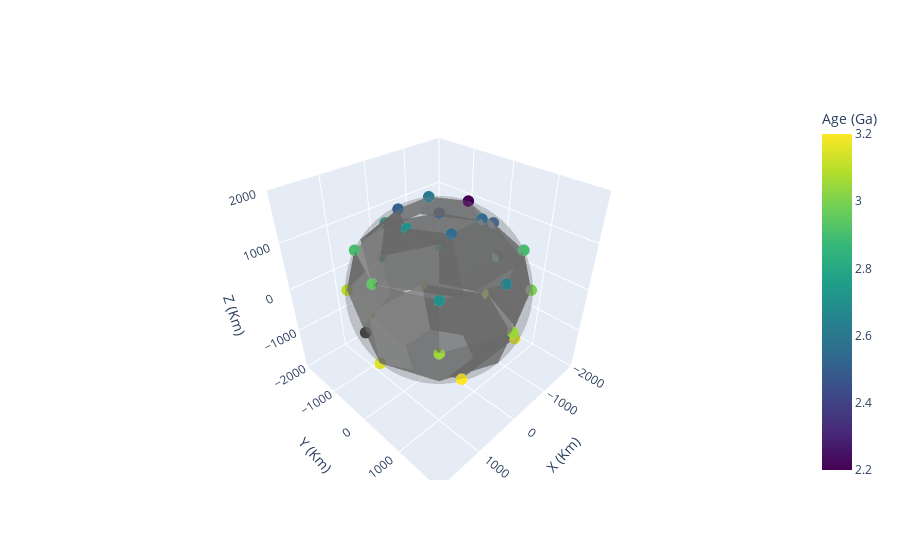
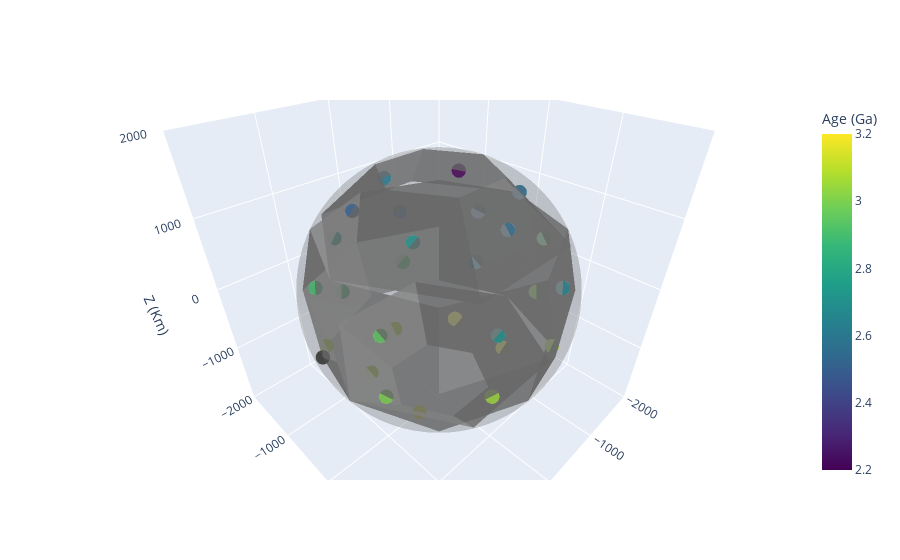
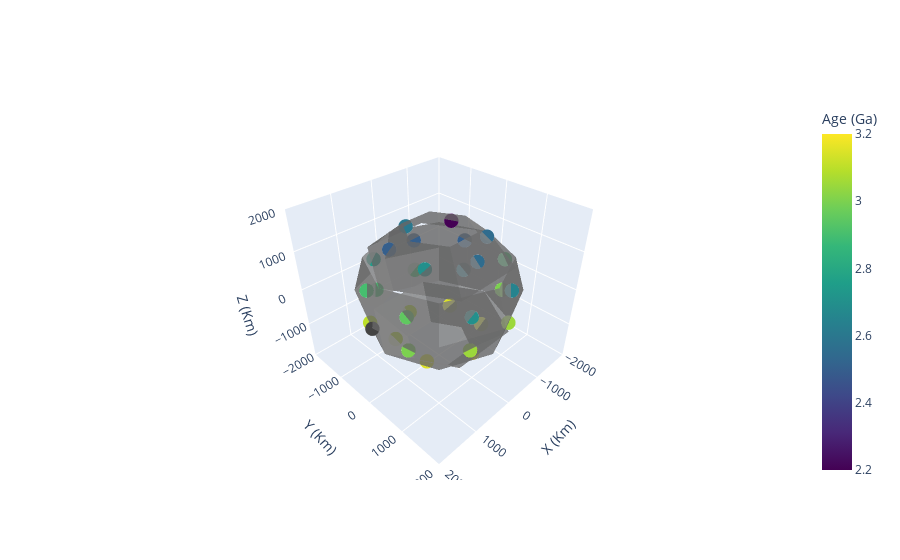

Source (notebook cell) for these figures, in order:
### Code cell
import plotly.graph_objects as go

# Plot points onto sphere

surface = go.Surface(x=x_sphere, y=y_sphere, z=z_sphere, opacity=0.2, colorscale=[[0, 'gray'], [1, 'gray']], showscale=False)
axlim = 2000 #Defines the max and min values of axis to ensure moon is large in the plot. 

# Manually entering all the age data calculated from crater frequency
age_data = [2.2,2.6,2.5,2.7,2.55,2.55,2.5,2.5,2.75,2.9,2.95,2.7,2.65,2.9,2.6,2.9,2.9,3.1,3.0,3.05,3.05,3.0,3.15,3.1,3.1,3.15,3.2,3.15]
avg_moon_age = Average(age_data)
print('The average age of the moon is ' +str(np.round(avg_moon_age,3)),'Ga')
# Plotting the 'rectangles' corresponding to each image. 
rectangles = [] #Empty array to hold all 29 image 'rectangles'.
for f in range(29): 
    
    # Create a 3D Mesh for each image 'rectangle'. 
    rectangle = go.Mesh3d(
        x=x1[f],
        y=y1[f],
        z=z1[f],

        color ='grey',
        opacity=0.8,
        flatshading=True
    )
    rectangles.append(rectangle) 

scatter = go.Scatter3d(
    x=x, y=y, z=z,
    mode='markers',
    marker=dict(
        size=4,
        color=age_data,  # Use point values for coloring.
        colorscale='Viridis',  # Color scale.
        colorbar=dict(title='Age (Ga)'),
        showscale=True
    )
)

scatter2 = go.Scatter3d(
    x=rect_centres[:,0], y=rect_centres[:,1], z=rect_centres[:,2],
    mode='markers',
    marker=dict(
        size=5,
        color=age_data,  # Use point values for coloring.
        colorscale='Viridis',  # Color scale.
        colorbar=dict(title='Age (Ga)'),
        showscale=True
    )
)

# Plot everything on a single interactive plot.

# First plot shows grey quadrilaterals that correspond to images, also shows a grey sphere with radius = radius of moon to show how the,
#, do not properly fit an ideal sphere, coloured points on top left corner of each quadrilateral shows the age of that subsection of the moon.
fig = go.Figure(data=[scatter, surface]+rectangles)
fig.update_layout(scene=dict(
                    xaxis=dict(nticks=4, range=[-axlim, axlim]), # Stops the axis from being crowded with numbers and becoming unclear.
                    yaxis=dict(nticks=4, range=[-axlim, axlim]),
                    zaxis=dict(nticks=4, range=[-axlim, axlim]),
                    xaxis_title='X (Km)',
                    yaxis_title='Y (Km)',
                    zaxis_title='Z (Km)'))
fig.show()

# Second plot is very similar to the first except the points have been moved fron the corner of the quadrilaterals to the centre to make it,
#, clearer which point corresponds to each surface.
fig = go.Figure(data=[scatter2, surface]+rectangles)
fig.update_layout(scene=dict(
                    xaxis=dict(nticks=4, range=[-axlim, axlim]), # Stops the axis from being crowded with numbers and becoming unclear
                    yaxis=dict(nticks=4, range=[-axlim, axlim]),
                    zaxis=dict(nticks=4, range=[-axlim, axlim]),
                    xaxis_title='X (Km)',
                    yaxis_title='Y (Km)',
                    zaxis_title='Z (Km)'))
fig.show()

# Third image is very similar to second except now the perfect grey sphere has been removed from the plot; note this disjpinted shape,
#, in the plot is not the actual shape of the moon it just a result of taking 2D images of a 3D object and then converting them back to 3D. 
fig = go.Figure(data=[scatter2]+rectangles)
fig.update_layout(scene=dict(
                    xaxis=dict(nticks=4, range=[-axlim, axlim]), # Stops the axis from being crowded with numbers and becoming unclear
                    yaxis=dict(nticks=4, range=[-axlim, axlim]),
                    zaxis=dict(nticks=4, range=[-axlim, axlim]),
                    xaxis_title='X (Km)',
                    yaxis_title='Y (Km)',
                    zaxis_title='Z (Km)'))
fig.show()

### Figure 1 — Plotly figure (JSON) as saved in the notebook; plotly's stock layout.template omitted (floating-point values rounded to 4 significant figures; data arrays with more than 128 entries replaced by an {"elided": "..."} marker saying what was removed)
{"data": [{"marker": {"color": [2.2, 2.6, 2.5, 2.7, 2.55, 2.55, 2.5, 2.5, 2.75, 2.9, 2.95, 2.7, 2.65, 2.9, 2.6, 2.9, 2.9, 3.1, 3, 3.05, 3.05, 3, 3.15, 3.1, 3.1, 3.15, 3.2, 3.15], "colorbar": {"title": {"text": "Age (Ga)"}}, "colorscale": [[0, "#440154"], [0.1111, "#482878"], [0.2222, "#3e4989"], [0.3333, "#31688e"], [0.4444, "#26828e"], [0.5556, "#1f9e89"], [0.6667, "#35b779"], [0.7778, "#6ece58"], [0.8889, "#b5de2b"], [1, "#fde725"]], "showscale": true, "size": 4}, "mode": "markers", "type": "scatter3d", "x": [-734.5, -367.3, 367.3, 734.5, 367.3, -367.3, -1505.0, -1064.0, 9.216e-14, 1064.0, 1505.0, 1064.0, 9.216e-14, -1064.0, -1738, -1229.0, 1.064e-13, 1229.0, 1738, 1229.0, 1.064e-13, -1229.0, -1505.0, -752.6, 752.6, 1505.0, 752.6, -752.6, 1738], "y": [-8.995e-14, -636.1, -636.1, 0, 636.1, 636.1, -1.843e-13, -1064.0, -1505.0, -1064.0, 0, 1064.0, 1505.0, 1064.0, -2.128e-13, -1229.0, -1738, -1229.0, 0, 1229.0, 1738, 1229.0, -1.843e-13, -1304.0, -1304.0, 0, 1304.0, 1304.0, 0], "z": [1575.0, 1575.0, 1575.0, 1575.0, 1575.0, 1575.0, 869.0, 869.0, 869.0, 869.0, 869.0, 869.0, 869.0, 869.0, 0, 0, 0, 0, 0, 0, 0, 0, -869.0, -869.0, -869.0, -869.0, -869.0, -869.0, 0]}, {"colorscale": [[0, "gray"], [1, "gray"]], "opacity": 0.2, "showscale": false, "type": "surface", "x": {"elided": "100x50 float values"}, "y": {"elided": "100x50 float values"}, "z": {"elided": "100x50 float values"}}, {"color": "grey", "flatshading": true, "opacity": 0.8, "type": "mesh3d", "x": [-734.5, -367.3, -1505.0, -752.6], "y": [-8.995e-14, -636.1, -1.843e-13, -1304.0], "z": [1575.0, 1575.0, 869.0, 869.0]}, {"color": "grey", "flatshading": true, "opacity": 0.8, "type": "mesh3d", "x": [-367.3, 367.3, -752.6, 752.6], "y": [-636.1, -636.1, -1304.0, -1304.0], "z": [1575.0, 1575.0, 869.0, 869.0]}, {"color": "grey", "flatshading": true, "opacity": 0.8, "type": "mesh3d", "x": [367.3, 734.5, 752.6, 1505.0], "y": [-636.1, 0, -1304.0, 0], "z": [1575.0, 1575.0, 869.0, 869.0]}, {"color": "grey", "flatshading": true, "opacity": 0.8, "type": "mesh3d", "x": [734.5, 367.3, 1505.0, 752.6], "y": [0, 636.1, 0, 1304.0], "z": [1575.0, 1575.0, 869.0, 869.0]}, {"color": "grey", "flatshading": true, "opacity": 0.8, "type": "mesh3d", "x": [367.3, -367.3, 752.6, -752.6], "y": [636.1, 636.1, 1304.0, 1304.0], "z": [1575.0, 1575.0, 869.0, 869.0]}, {"color": "grey", "flatshading": true, "opacity": 0.8, "type": "mesh3d", "x": [-367.3, -734.5, -752.6, -1505.0], "y": [636.1, 8.995e-14, 1304.0, 1.843e-13], "z": [1575.0, 1575.0, 869.0, 869.0]}, {"color": "grey", "flatshading": true, "opacity": 0.8, "type": "mesh3d", "x": [-1505.0, -1064.0, -1738, -1229.0], "y": [-1.843e-13, -1064.0, -2.128e-13, -1229.0], "z": [869.0, 869.0, 0, 0]}, {"color": "grey", "flatshading": true, "opacity": 0.8, "type": "mesh3d", "x": [-1064.0, 9.216e-14, -1229.0, 1.064e-13], "y": [-1064.0, -1505.0, -1229.0, -1738], "z": [869.0, 869.0, 0, 0]}, {"color": "grey", "flatshading": true, "opacity": 0.8, "type": "mesh3d", "x": [9.216e-14, 1064.0, 1.064e-13, 1229.0], "y": [-1505.0, -1064.0, -1738, -1229.0], "z": [869.0, 869.0, 0, 0]}, {"color": "grey", "flatshading": true, "opacity": 0.8, "type": "mesh3d", "x": [1064.0, 1505.0, 1229.0, 1738], "y": [-1064.0, 0, -1229.0, 0], "z": [869.0, 869.0, 0, 0]}, {"color": "grey", "flatshading": true, "opacity": 0.8, "type": "mesh3d", "x": [1505.0, 1064.0, 1738, 1229.0], "y": [0, 1064.0, 0, 1229.0], "z": [869.0, 869.0, 0, 0]}, {"color": "grey", "flatshading": true, "opacity": 0.8, "type": "mesh3d", "x": [1064.0, 9.216e-14, 1229.0, 1.064e-13], "y": [1064.0, 1505.0, 1229.0, 1738], "z": [869.0, 869.0, 0, 0]}, {"color": "grey", "flatshading": true, "opacity": 0.8, "type": "mesh3d", "x": [9.216e-14, -1064.0, 1.064e-13, -1229.0], "y": [1505.0, 1064.0, 1738, 1229.0], "z": [869.0, 869.0, 0, 0]}, {"color": "grey", "flatshading": true, "opacity": 0.8, "type": "mesh3d", "x": [-1064.0, -1505.0, -1229.0, -1738], "y": [1064.0, 1.843e-13, 1229.0, 2.128e-13], "z": [869.0, 869.0, 0, 0]}, {"color": "grey", "flatshading": true, "opacity": 0.8, "type": "mesh3d", "x": [-1738, -1229.0, -1505.0, -1064.0], "y": [-2.128e-13, -1229.0, -1.843e-13, -1064.0], "z": [0, 0, -869.0, -869.0]}, {"color": "grey", "flatshading": true, "opacity": 0.8, "type": "mesh3d", "x": [-1229.0, 1.064e-13, -1064.0, 9.216e-14], "y": [-1229.0, -1738, -1064.0, -1505.0], "z": [0, 0, -869.0, -869.0]}, {"color": "grey", "flatshading": true, "opacity": 0.8, "type": "mesh3d", "x": [1.064e-13, 1229.0, 9.216e-14, 1064.0], "y": [-1738, -1229.0, -1505.0, -1064.0], "z": [0, 0, -869.0, -869.0]}, {"color": "grey", "flatshading": true, "opacity": 0.8, "type": "mesh3d", "x": [1229.0, 1738, 1064.0, 1505.0], "y": [-1229.0, 0, -1064.0, 0], "z": [0, 0, -869.0, -869.0]}, {"color": "grey", "flatshading": true, "opacity": 0.8, "type": "mesh3d", "x": [1738, 1229.0, 1505.0, 1064.0], "y": [0, 1229.0, 0, 1064.0], "z": [0, 0, -869.0, -869.0]}, {"color": "grey", "flatshading": true, "opacity": 0.8, "type": "mesh3d", "x": [1229.0, 1.064e-13, 1064.0, 9.216e-14], "y": [1229.0, 1738, 1064.0, 1505.0], "z": [0, 0, -869.0, -869.0]}, {"color": "grey", "flatshading": true, "opacity": 0.8, "type": "mesh3d", "x": [1.064e-13, -1229.0, 9.216e-14, -1064.0], "y": [1738, 1229.0, 1505.0, 1064.0], "z": [0, 0, -869.0, -869.0]}, {"color": "grey", "flatshading": true, "opacity": 0.8, "type": "mesh3d", "x": [-1229.0, -1738, -1064.0, -1505.0], "y": [1229.0, 2.128e-13, 1064.0, 1.843e-13], "z": [0, 0, -869.0, -869.0]}, {"color": "grey", "flatshading": true, "opacity": 0.8, "type": "mesh3d", "x": [-1505.0, -752.6, -734.5, -367.3], "y": [-1.843e-13, -1304.0, -8.995e-14, -636.1], "z": [-869.0, -869.0, -1575.0, -1575.0]}, {"color": "grey", "flatshading": true, "opacity": 0.8, "type": "mesh3d", "x": [-752.6, 752.6, -367.3, 367.3], "y": [-1304.0, -1304.0, -636.1, -636.1], "z": [-869.0, -869.0, -1575.0, -1575.0]}, {"color": "grey", "flatshading": true, "opacity": 0.8, "type": "mesh3d", "x": [752.6, 1505.0, 367.3, 734.5], "y": [-1304.0, 0, -636.1, 0], "z": [-869.0, -869.0, -1575.0, -1575.0]}, {"color": "grey", "flatshading": true, "opacity": 0.8, "type": "mesh3d", "x": [1505.0, 752.6, 734.5, 367.3], "y": [0, 1304.0, 0, 636.1], "z": [-869.0, -869.0, -1575.0, -1575.0]}, {"color": "grey", "flatshading": true, "opacity": 0.8, "type": "mesh3d", "x": [752.6, -752.6, 367.3, -367.3], "y": [1304.0, 1304.0, 636.1, 636.1], "z": [-869.0, -869.0, -1575.0, -1575.0]}, {"color": "grey", "flatshading": true, "opacity": 0.8, "type": "mesh3d", "x": [-752.6, -1505.0, -367.3, -734.5], "y": [1304.0, 1.843e-13, 636.1, 8.995e-14], "z": [-869.0, -869.0, -1575.0, -1575.0]}, {"color": "grey", "flatshading": true, "opacity": 0.8, "type": "mesh3d", "x": [1738, 1738, 1738, 1738], "y": [0, 0, 0, 0], "z": [0, 0, 0, 0]}], "layout": {"autosize": true, "scene": {"aspectmode": "auto", "aspectratio": {"x": 1.0, "y": 1.0, "z": 1.0}, "xaxis": {"nticks": 4, "range": [-2000, 2000], "title": {"text": "X (Km)"}, "type": "linear"}, "yaxis": {"nticks": 4, "range": [-2000, 2000], "title": {"text": "Y (Km)"}, "type": "linear"}, "zaxis": {"nticks": 4, "range": [-2000, 2000], "title": {"text": "Z (Km)"}, "type": "linear"}}}}

### Figure 2 — Plotly figure (JSON) as saved in the notebook; plotly's stock layout.template omitted (floating-point values rounded to 4 significant figures; data arrays with more than 128 entries replaced by an {"elided": "..."} marker saying what was removed)
{"data": [{"marker": {"color": [2.2, 2.6, 2.5, 2.7, 2.55, 2.55, 2.5, 2.5, 2.75, 2.9, 2.95, 2.7, 2.65, 2.9, 2.6, 2.9, 2.9, 3.1, 3, 3.05, 3.05, 3, 3.15, 3.1, 3.1, 3.15, 3.2, 3.15], "colorbar": {"title": {"text": "Age (Ga)"}}, "colorscale": [[0, "#440154"], [0.1111, "#482878"], [0.2222, "#3e4989"], [0.3333, "#31688e"], [0.4444, "#26828e"], [0.5556, "#1f9e89"], [0.6667, "#35b779"], [0.7778, "#6ece58"], [0.8889, "#b5de2b"], [1, "#fde725"]], "showscale": true, "size": 5}, "mode": "markers", "type": "scatter3d", "x": [-839.9, 1.421e-13, 839.9, 839.9, 1.137e-13, -839.9, -1384.0, -573.3, 573.3, 1384.0, 1384.0, 573.3, -573.3, -1384.0, -1384.0, -573.3, 573.3, 1384.0, 1384.0, 573.3, -573.3, -1384.0, -839.9, 1.279e-13, 839.9, 839.9, 1.279e-13, -839.9, 1738], "y": [-484.9, -969.8, -484.9, 484.9, 969.8, 484.9, -573.3, -1384.0, -1384.0, -573.3, 573.3, 1384.0, 1384.0, 573.3, -573.3, -1384.0, -1384.0, -573.3, 573.3, 1384.0, 1384.0, 573.3, -484.9, -969.8, -484.9, 484.9, 969.8, 484.9, 0], "z": [1222.0, 1222.0, 1222.0, 1222.0, 1222.0, 1222.0, 434.5, 434.5, 434.5, 434.5, 434.5, 434.5, 434.5, 434.5, -434.5, -434.5, -434.5, -434.5, -434.5, -434.5, -434.5, -434.5, -1222.0, -1222.0, -1222.0, -1222.0, -1222.0, -1222.0, 0]}, {"colorscale": [[0, "gray"], [1, "gray"]], "opacity": 0.2, "showscale": false, "type": "surface", "x": {"elided": "100x50 float values"}, "y": {"elided": "100x50 float values"}, "z": {"elided": "100x50 float values"}}, {"color": "grey", "flatshading": true, "opacity": 0.8, "type": "mesh3d", "x": [-734.5, -367.3, -1505.0, -752.6], "y": [-8.995e-14, -636.1, -1.843e-13, -1304.0], "z": [1575.0, 1575.0, 869.0, 869.0]}, {"color": "grey", "flatshading": true, "opacity": 0.8, "type": "mesh3d", "x": [-367.3, 367.3, -752.6, 752.6], "y": [-636.1, -636.1, -1304.0, -1304.0], "z": [1575.0, 1575.0, 869.0, 869.0]}, {"color": "grey", "flatshading": true, "opacity": 0.8, "type": "mesh3d", "x": [367.3, 734.5, 752.6, 1505.0], "y": [-636.1, 0, -1304.0, 0], "z": [1575.0, 1575.0, 869.0, 869.0]}, {"color": "grey", "flatshading": true, "opacity": 0.8, "type": "mesh3d", "x": [734.5, 367.3, 1505.0, 752.6], "y": [0, 636.1, 0, 1304.0], "z": [1575.0, 1575.0, 869.0, 869.0]}, {"color": "grey", "flatshading": true, "opacity": 0.8, "type": "mesh3d", "x": [367.3, -367.3, 752.6, -752.6], "y": [636.1, 636.1, 1304.0, 1304.0], "z": [1575.0, 1575.0, 869.0, 869.0]}, {"color": "grey", "flatshading": true, "opacity": 0.8, "type": "mesh3d", "x": [-367.3, -734.5, -752.6, -1505.0], "y": [636.1, 8.995e-14, 1304.0, 1.843e-13], "z": [1575.0, 1575.0, 869.0, 869.0]}, {"color": "grey", "flatshading": true, "opacity": 0.8, "type": "mesh3d", "x": [-1505.0, -1064.0, -1738, -1229.0], "y": [-1.843e-13, -1064.0, -2.128e-13, -1229.0], "z": [869.0, 869.0, 0, 0]}, {"color": "grey", "flatshading": true, "opacity": 0.8, "type": "mesh3d", "x": [-1064.0, 9.216e-14, -1229.0, 1.064e-13], "y": [-1064.0, -1505.0, -1229.0, -1738], "z": [869.0, 869.0, 0, 0]}, {"color": "grey", "flatshading": true, "opacity": 0.8, "type": "mesh3d", "x": [9.216e-14, 1064.0, 1.064e-13, 1229.0], "y": [-1505.0, -1064.0, -1738, -1229.0], "z": [869.0, 869.0, 0, 0]}, {"color": "grey", "flatshading": true, "opacity": 0.8, "type": "mesh3d", "x": [1064.0, 1505.0, 1229.0, 1738], "y": [-1064.0, 0, -1229.0, 0], "z": [869.0, 869.0, 0, 0]}, {"color": "grey", "flatshading": true, "opacity": 0.8, "type": "mesh3d", "x": [1505.0, 1064.0, 1738, 1229.0], "y": [0, 1064.0, 0, 1229.0], "z": [869.0, 869.0, 0, 0]}, {"color": "grey", "flatshading": true, "opacity": 0.8, "type": "mesh3d", "x": [1064.0, 9.216e-14, 1229.0, 1.064e-13], "y": [1064.0, 1505.0, 1229.0, 1738], "z": [869.0, 869.0, 0, 0]}, {"color": "grey", "flatshading": true, "opacity": 0.8, "type": "mesh3d", "x": [9.216e-14, -1064.0, 1.064e-13, -1229.0], "y": [1505.0, 1064.0, 1738, 1229.0], "z": [869.0, 869.0, 0, 0]}, {"color": "grey", "flatshading": true, "opacity": 0.8, "type": "mesh3d", "x": [-1064.0, -1505.0, -1229.0, -1738], "y": [1064.0, 1.843e-13, 1229.0, 2.128e-13], "z": [869.0, 869.0, 0, 0]}, {"color": "grey", "flatshading": true, "opacity": 0.8, "type": "mesh3d", "x": [-1738, -1229.0, -1505.0, -1064.0], "y": [-2.128e-13, -1229.0, -1.843e-13, -1064.0], "z": [0, 0, -869.0, -869.0]}, {"color": "grey", "flatshading": true, "opacity": 0.8, "type": "mesh3d", "x": [-1229.0, 1.064e-13, -1064.0, 9.216e-14], "y": [-1229.0, -1738, -1064.0, -1505.0], "z": [0, 0, -869.0, -869.0]}, {"color": "grey", "flatshading": true, "opacity": 0.8, "type": "mesh3d", "x": [1.064e-13, 1229.0, 9.216e-14, 1064.0], "y": [-1738, -1229.0, -1505.0, -1064.0], "z": [0, 0, -869.0, -869.0]}, {"color": "grey", "flatshading": true, "opacity": 0.8, "type": "mesh3d", "x": [1229.0, 1738, 1064.0, 1505.0], "y": [-1229.0, 0, -1064.0, 0], "z": [0, 0, -869.0, -869.0]}, {"color": "grey", "flatshading": true, "opacity": 0.8, "type": "mesh3d", "x": [1738, 1229.0, 1505.0, 1064.0], "y": [0, 1229.0, 0, 1064.0], "z": [0, 0, -869.0, -869.0]}, {"color": "grey", "flatshading": true, "opacity": 0.8, "type": "mesh3d", "x": [1229.0, 1.064e-13, 1064.0, 9.216e-14], "y": [1229.0, 1738, 1064.0, 1505.0], "z": [0, 0, -869.0, -869.0]}, {"color": "grey", "flatshading": true, "opacity": 0.8, "type": "mesh3d", "x": [1.064e-13, -1229.0, 9.216e-14, -1064.0], "y": [1738, 1229.0, 1505.0, 1064.0], "z": [0, 0, -869.0, -869.0]}, {"color": "grey", "flatshading": true, "opacity": 0.8, "type": "mesh3d", "x": [-1229.0, -1738, -1064.0, -1505.0], "y": [1229.0, 2.128e-13, 1064.0, 1.843e-13], "z": [0, 0, -869.0, -869.0]}, {"color": "grey", "flatshading": true, "opacity": 0.8, "type": "mesh3d", "x": [-1505.0, -752.6, -734.5, -367.3], "y": [-1.843e-13, -1304.0, -8.995e-14, -636.1], "z": [-869.0, -869.0, -1575.0, -1575.0]}, {"color": "grey", "flatshading": true, "opacity": 0.8, "type": "mesh3d", "x": [-752.6, 752.6, -367.3, 367.3], "y": [-1304.0, -1304.0, -636.1, -636.1], "z": [-869.0, -869.0, -1575.0, -1575.0]}, {"color": "grey", "flatshading": true, "opacity": 0.8, "type": "mesh3d", "x": [752.6, 1505.0, 367.3, 734.5], "y": [-1304.0, 0, -636.1, 0], "z": [-869.0, -869.0, -1575.0, -1575.0]}, {"color": "grey", "flatshading": true, "opacity": 0.8, "type": "mesh3d", "x": [1505.0, 752.6, 734.5, 367.3], "y": [0, 1304.0, 0, 636.1], "z": [-869.0, -869.0, -1575.0, -1575.0]}, {"color": "grey", "flatshading": true, "opacity": 0.8, "type": "mesh3d", "x": [752.6, -752.6, 367.3, -367.3], "y": [1304.0, 1304.0, 636.1, 636.1], "z": [-869.0, -869.0, -1575.0, -1575.0]}, {"color": "grey", "flatshading": true, "opacity": 0.8, "type": "mesh3d", "x": [-752.6, -1505.0, -367.3, -734.5], "y": [1304.0, 1.843e-13, 636.1, 8.995e-14], "z": [-869.0, -869.0, -1575.0, -1575.0]}, {"color": "grey", "flatshading": true, "opacity": 0.8, "type": "mesh3d", "x": [1738, 1738, 1738, 1738], "y": [0, 0, 0, 0], "z": [0, 0, 0, 0]}], "layout": {"autosize": true, "scene": {"aspectmode": "auto", "aspectratio": {"x": 1.0, "y": 1.0, "z": 1.0}, "camera": {"center": {"x": 0, "y": 0, "z": 0}, "eye": {"x": 0.8441, "y": 0.8441, "z": 0.8441}, "projection": {"type": "perspective"}, "up": {"x": 0, "y": 0, "z": 1}}, "xaxis": {"nticks": 4, "range": [-2000, 2000], "title": {"text": "X (Km)"}, "type": "linear"}, "yaxis": {"nticks": 4, "range": [-2000, 2000], "title": {"text": "Y (Km)"}, "type": "linear"}, "zaxis": {"nticks": 4, "range": [-2000, 2000], "title": {"text": "Z (Km)"}, "type": "linear"}}}}

### Figure 3 — Plotly figure (JSON) as saved in the notebook; plotly's stock layout.template omitted (floating-point values rounded to 4 significant figures)
{"data": [{"marker": {"color": [2.2, 2.6, 2.5, 2.7, 2.55, 2.55, 2.5, 2.5, 2.75, 2.9, 2.95, 2.7, 2.65, 2.9, 2.6, 2.9, 2.9, 3.1, 3, 3.05, 3.05, 3, 3.15, 3.1, 3.1, 3.15, 3.2, 3.15], "colorbar": {"title": {"text": "Age (Ga)"}}, "colorscale": [[0, "#440154"], [0.1111, "#482878"], [0.2222, "#3e4989"], [0.3333, "#31688e"], [0.4444, "#26828e"], [0.5556, "#1f9e89"], [0.6667, "#35b779"], [0.7778, "#6ece58"], [0.8889, "#b5de2b"], [1, "#fde725"]], "showscale": true, "size": 5}, "mode": "markers", "type": "scatter3d", "x": [-839.9, 1.421e-13, 839.9, 839.9, 1.137e-13, -839.9, -1384.0, -573.3, 573.3, 1384.0, 1384.0, 573.3, -573.3, -1384.0, -1384.0, -573.3, 573.3, 1384.0, 1384.0, 573.3, -573.3, -1384.0, -839.9, 1.279e-13, 839.9, 839.9, 1.279e-13, -839.9, 1738], "y": [-484.9, -969.8, -484.9, 484.9, 969.8, 484.9, -573.3, -1384.0, -1384.0, -573.3, 573.3, 1384.0, 1384.0, 573.3, -573.3, -1384.0, -1384.0, -573.3, 573.3, 1384.0, 1384.0, 573.3, -484.9, -969.8, -484.9, 484.9, 969.8, 484.9, 0], "z": [1222.0, 1222.0, 1222.0, 1222.0, 1222.0, 1222.0, 434.5, 434.5, 434.5, 434.5, 434.5, 434.5, 434.5, 434.5, -434.5, -434.5, -434.5, -434.5, -434.5, -434.5, -434.5, -434.5, -1222.0, -1222.0, -1222.0, -1222.0, -1222.0, -1222.0, 0]}, {"color": "grey", "flatshading": true, "opacity": 0.8, "type": "mesh3d", "x": [-734.5, -367.3, -1505.0, -752.6], "y": [-8.995e-14, -636.1, -1.843e-13, -1304.0], "z": [1575.0, 1575.0, 869.0, 869.0]}, {"color": "grey", "flatshading": true, "opacity": 0.8, "type": "mesh3d", "x": [-367.3, 367.3, -752.6, 752.6], "y": [-636.1, -636.1, -1304.0, -1304.0], "z": [1575.0, 1575.0, 869.0, 869.0]}, {"color": "grey", "flatshading": true, "opacity": 0.8, "type": "mesh3d", "x": [367.3, 734.5, 752.6, 1505.0], "y": [-636.1, 0, -1304.0, 0], "z": [1575.0, 1575.0, 869.0, 869.0]}, {"color": "grey", "flatshading": true, "opacity": 0.8, "type": "mesh3d", "x": [734.5, 367.3, 1505.0, 752.6], "y": [0, 636.1, 0, 1304.0], "z": [1575.0, 1575.0, 869.0, 869.0]}, {"color": "grey", "flatshading": true, "opacity": 0.8, "type": "mesh3d", "x": [367.3, -367.3, 752.6, -752.6], "y": [636.1, 636.1, 1304.0, 1304.0], "z": [1575.0, 1575.0, 869.0, 869.0]}, {"color": "grey", "flatshading": true, "opacity": 0.8, "type": "mesh3d", "x": [-367.3, -734.5, -752.6, -1505.0], "y": [636.1, 8.995e-14, 1304.0, 1.843e-13], "z": [1575.0, 1575.0, 869.0, 869.0]}, {"color": "grey", "flatshading": true, "opacity": 0.8, "type": "mesh3d", "x": [-1505.0, -1064.0, -1738, -1229.0], "y": [-1.843e-13, -1064.0, -2.128e-13, -1229.0], "z": [869.0, 869.0, 0, 0]}, {"color": "grey", "flatshading": true, "opacity": 0.8, "type": "mesh3d", "x": [-1064.0, 9.216e-14, -1229.0, 1.064e-13], "y": [-1064.0, -1505.0, -1229.0, -1738], "z": [869.0, 869.0, 0, 0]}, {"color": "grey", "flatshading": true, "opacity": 0.8, "type": "mesh3d", "x": [9.216e-14, 1064.0, 1.064e-13, 1229.0], "y": [-1505.0, -1064.0, -1738, -1229.0], "z": [869.0, 869.0, 0, 0]}, {"color": "grey", "flatshading": true, "opacity": 0.8, "type": "mesh3d", "x": [1064.0, 1505.0, 1229.0, 1738], "y": [-1064.0, 0, -1229.0, 0], "z": [869.0, 869.0, 0, 0]}, {"color": "grey", "flatshading": true, "opacity": 0.8, "type": "mesh3d", "x": [1505.0, 1064.0, 1738, 1229.0], "y": [0, 1064.0, 0, 1229.0], "z": [869.0, 869.0, 0, 0]}, {"color": "grey", "flatshading": true, "opacity": 0.8, "type": "mesh3d", "x": [1064.0, 9.216e-14, 1229.0, 1.064e-13], "y": [1064.0, 1505.0, 1229.0, 1738], "z": [869.0, 869.0, 0, 0]}, {"color": "grey", "flatshading": true, "opacity": 0.8, "type": "mesh3d", "x": [9.216e-14, -1064.0, 1.064e-13, -1229.0], "y": [1505.0, 1064.0, 1738, 1229.0], "z": [869.0, 869.0, 0, 0]}, {"color": "grey", "flatshading": true, "opacity": 0.8, "type": "mesh3d", "x": [-1064.0, -1505.0, -1229.0, -1738], "y": [1064.0, 1.843e-13, 1229.0, 2.128e-13], "z": [869.0, 869.0, 0, 0]}, {"color": "grey", "flatshading": true, "opacity": 0.8, "type": "mesh3d", "x": [-1738, -1229.0, -1505.0, -1064.0], "y": [-2.128e-13, -1229.0, -1.843e-13, -1064.0], "z": [0, 0, -869.0, -869.0]}, {"color": "grey", "flatshading": true, "opacity": 0.8, "type": "mesh3d", "x": [-1229.0, 1.064e-13, -1064.0, 9.216e-14], "y": [-1229.0, -1738, -1064.0, -1505.0], "z": [0, 0, -869.0, -869.0]}, {"color": "grey", "flatshading": true, "opacity": 0.8, "type": "mesh3d", "x": [1.064e-13, 1229.0, 9.216e-14, 1064.0], "y": [-1738, -1229.0, -1505.0, -1064.0], "z": [0, 0, -869.0, -869.0]}, {"color": "grey", "flatshading": true, "opacity": 0.8, "type": "mesh3d", "x": [1229.0, 1738, 1064.0, 1505.0], "y": [-1229.0, 0, -1064.0, 0], "z": [0, 0, -869.0, -869.0]}, {"color": "grey", "flatshading": true, "opacity": 0.8, "type": "mesh3d", "x": [1738, 1229.0, 1505.0, 1064.0], "y": [0, 1229.0, 0, 1064.0], "z": [0, 0, -869.0, -869.0]}, {"color": "grey", "flatshading": true, "opacity": 0.8, "type": "mesh3d", "x": [1229.0, 1.064e-13, 1064.0, 9.216e-14], "y": [1229.0, 1738, 1064.0, 1505.0], "z": [0, 0, -869.0, -869.0]}, {"color": "grey", "flatshading": true, "opacity": 0.8, "type": "mesh3d", "x": [1.064e-13, -1229.0, 9.216e-14, -1064.0], "y": [1738, 1229.0, 1505.0, 1064.0], "z": [0, 0, -869.0, -869.0]}, {"color": "grey", "flatshading": true, "opacity": 0.8, "type": "mesh3d", "x": [-1229.0, -1738, -1064.0, -1505.0], "y": [1229.0, 2.128e-13, 1064.0, 1.843e-13], "z": [0, 0, -869.0, -869.0]}, {"color": "grey", "flatshading": true, "opacity": 0.8, "type": "mesh3d", "x": [-1505.0, -752.6, -734.5, -367.3], "y": [-1.843e-13, -1304.0, -8.995e-14, -636.1], "z": [-869.0, -869.0, -1575.0, -1575.0]}, {"color": "grey", "flatshading": true, "opacity": 0.8, "type": "mesh3d", "x": [-752.6, 752.6, -367.3, 367.3], "y": [-1304.0, -1304.0, -636.1, -636.1], "z": [-869.0, -869.0, -1575.0, -1575.0]}, {"color": "grey", "flatshading": true, "opacity": 0.8, "type": "mesh3d", "x": [752.6, 1505.0, 367.3, 734.5], "y": [-1304.0, 0, -636.1, 0], "z": [-869.0, -869.0, -1575.0, -1575.0]}, {"color": "grey", "flatshading": true, "opacity": 0.8, "type": "mesh3d", "x": [1505.0, 752.6, 734.5, 367.3], "y": [0, 1304.0, 0, 636.1], "z": [-869.0, -869.0, -1575.0, -1575.0]}, {"color": "grey", "flatshading": true, "opacity": 0.8, "type": "mesh3d", "x": [752.6, -752.6, 367.3, -367.3], "y": [1304.0, 1304.0, 636.1, 636.1], "z": [-869.0, -869.0, -1575.0, -1575.0]}, {"color": "grey", "flatshading": true, "opacity": 0.8, "type": "mesh3d", "x": [-752.6, -1505.0, -367.3, -734.5], "y": [1304.0, 1.843e-13, 636.1, 8.995e-14], "z": [-869.0, -869.0, -1575.0, -1575.0]}, {"color": "grey", "flatshading": true, "opacity": 0.8, "type": "mesh3d", "x": [1738, 1738, 1738, 1738], "y": [0, 0, 0, 0], "z": [0, 0, 0, 0]}], "layout": {"autosize": true, "scene": {"aspectmode": "auto", "aspectratio": {"x": 1.033, "y": 1.033, "z": 0.9365}, "camera": {"center": {"x": 0, "y": 0, "z": 0}, "eye": {"x": 1.407, "y": 1.407, "z": 1.407}, "projection": {"type": "perspective"}, "up": {"x": -0.002893, "y": 0.002902, "z": 1.0}}, "xaxis": {"nticks": 4, "range": [-2000, 2000], "title": {"text": "X (Km)"}, "type": "linear"}, "yaxis": {"nticks": 4, "range": [-2000, 2000], "title": {"text": "Y (Km)"}, "type": "linear"}, "zaxis": {"nticks": 4, "range": [-2000, 2000], "title": {"text": "Z (Km)"}, "type": "linear"}}}}
